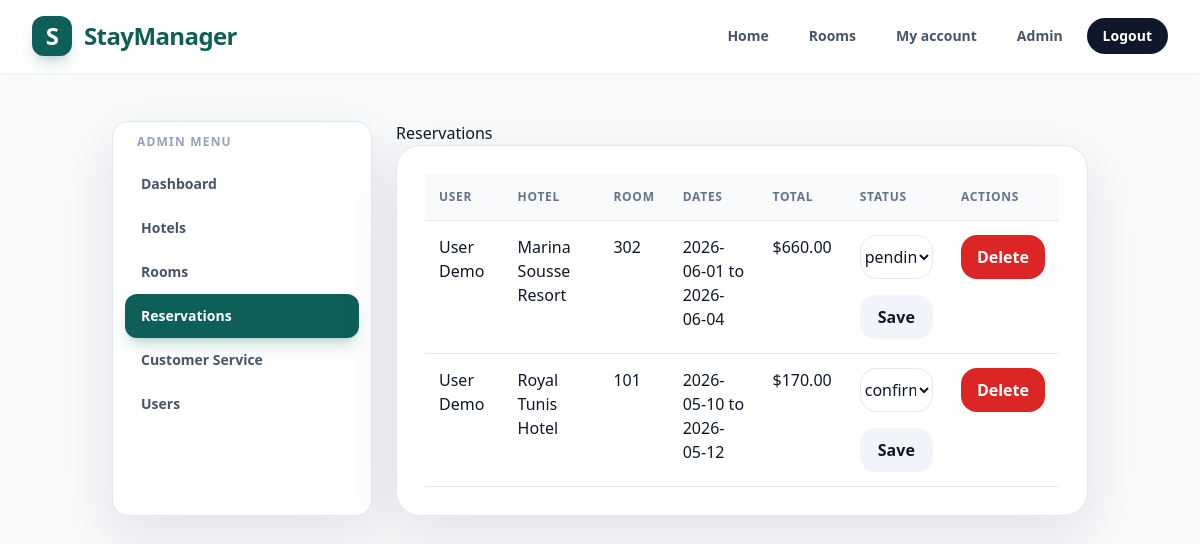
Screenshot of /admin/reservations.php (signed in) with the database file from the repository.
### tables this page shows
CREATE TABLE reservations (
    id INT AUTO_INCREMENT PRIMARY KEY,
    user_id INT NOT NULL,
    room_id INT NOT NULL,
    check_in DATE NOT NULL,
    check_out DATE NOT NULL,
    total_price DECIMAL(10, 2) NOT NULL,
    status ENUM('pending', 'confirmed', 'cancelled') NOT NULL DEFAULT 'pending',
    created_at TIMESTAMP DEFAULT CURRENT_TIMESTAMP,
    CONSTRAINT fk_reservations_user FOREIGN KEY (user_id) REFERENCES users(id) ON DELETE CASCADE,
    CONSTRAINT fk_reservations_room FOREIGN KEY (room_id) REFERENCES rooms(id) ON DELETE CASCADE
);

CREATE TABLE users (
    id INT AUTO_INCREMENT PRIMARY KEY,
    name VARCHAR(100) NOT NULL,
    email VARCHAR(150) NOT NULL UNIQUE,
    password VARCHAR(255) NOT NULL,
    role ENUM('admin', 'user') NOT NULL DEFAULT 'user',
    created_at TIMESTAMP DEFAULT CURRENT_TIMESTAMP
);

CREATE TABLE hotels (
    id INT AUTO_INCREMENT PRIMARY KEY,
    name VARCHAR(150) NOT NULL,
    city VARCHAR(100) NOT NULL,
    country VARCHAR(100) NOT NULL DEFAULT 'Tunisia',
    stars TINYINT NOT NULL DEFAULT 4,
    photo_url VARCHAR(500) NULL,
    address VARCHAR(255) NOT NULL,
    description TEXT NOT NULL,
    created_at TIMESTAMP DEFAULT CURRENT_TIMESTAMP
);

CREATE TABLE rooms (
    id INT AUTO_INCREMENT PRIMARY KEY,
    hotel_id INT NOT NULL,
    room_number VARCHAR(30) NOT NULL,
    type VARCHAR(80) NOT NULL,
    price DECIMAL(10, 2) NOT NULL,
    status ENUM('available', 'reserved', 'maintenance') NOT NULL DEFAULT 'available',
    unavailable_until DATE NULL,
    description TEXT NULL,
    amenities VARCHAR(255) NULL,
    created_at TIMESTAMP DEFAULT CURRENT_TIMESTAMP,
    CONSTRAINT fk_rooms_hotel FOREIGN KEY (hotel_id) REFERENCES hotels(id) ON DELETE CASCADE
);

### app/Core/helpers.php (called while the page is built, shortened)
<?php
function basePath(): string
{
    $scriptName = str_replace('\\', '/', $_SERVER['SCRIPT_NAME'] ?? '');
    $publicPosition = strpos($scriptName, '/public/');
    return '';
}
function url(string $path = ''): string
{
    $path = '/' . ltrim($path, '/');
    return basePath() . ($path === '/' ? '' : $path);
}
function isCurrentPath(string $path): bool
{
    $requestPath = parse_url($_SERVER['REQUEST_URI'] ?? '', PHP_URL_PATH) ?: '';
    return str_ends_with($requestPath, $path);
}
function e(?string $value): string
{
    return htmlspecialchars($value ?? '', ENT_QUOTES, 'UTF-8');
}

### app/Core/Session.php (called while the page is built, shortened)
<?php
class Session
{
    public static function get(string $key, mixed $default = null): mixed
    {
        return $_SESSION[$key] ?? $default;
    }
}

### app/Services/Auth.php (called while the page is built, shortened)
<?php
class Auth
{
    public static function user(): ?array
    {
        return Session::get('user');
    }
}

### app/Models/Reservation.php (called while the page is built, shortened)
<?php
class Reservation
{
    public function all(): array
    {
        $sql = 'SELECT reservations.*, users.name AS user_name, rooms.room_number, hotels.name AS hotel_name
                FROM reservations
                JOIN users ON users.id = reservations.user_id
                JOIN rooms ON rooms.id = reservations.room_id
                JOIN hotels ON hotels.id = rooms.hotel_id
                ORDER BY reservations.id DESC';
        return $this->db->query($sql)->fetchAll();
    }
}

### public/admin/reservations.php (the view, shortened to what this page needs)
<?php
require_once __DIR__ . '/../../app/bootstrap.php';
$reservationModel = new Reservation($db);
$reservations = $reservationModel->all();
require_once __DIR__ . '/../includes/header.php';
?>
<main class="container admin-layout">
    <?php require_once __DIR__ . '/includes/sidebar.php'; ?>
    <section>
        <h1>Reservations</h1>
        <section class="card">
            <div class="table-wrap">
                <table>
                    <thead><tr><th>User</th><th>Hotel</th><th>Room</th><th>Dates</th><th>Total</th><th>Status</th><th>Actions</th></tr></thead>
                    <tbody>
                        <?php foreach ($reservations as $reservation): ?>
                            <tr>
                                <td><?= e($reservation['user_name']) ?></td>
                                <td><?= e($reservation['hotel_name']) ?></td>
                                <td><?= e($reservation['room_number']) ?></td>
                                <td><?= e($reservation['check_in']) ?> to <?= e($reservation['check_out']) ?></td>
                                <td>$<?= number_format((float) $reservation['total_price'], 2) ?></td>
                                <td>
                                    <form class="form" method="post">
                                        <select name="status">
                                            <?php foreach (['pending', 'confirmed', 'cancelled'] as $status): ?>
                                                <option value="<?= $status ?>" <?= $reservation['status'] === $status ? 'selected' : '' ?>><?= $status ?></option>
                                            <?php endforeach; ?>
                                        </select>
                                        <button class="btn secondary" type="submit">Save</button>
                                    </form>
                                </td>
                                <td>
                                    <form class="inline-form" method="post">
                                        <button class="btn danger" type="submit">Delete</button>
                                    </form>
                                </td>
                            </tr>
                        <?php endforeach; ?>
                    </tbody>
                </table>
            </div>
        </section>
    </section>
</main>
<?php require_once __DIR__ . '/../includes/footer.php'; ?>

### public/includes/header.php (shortened to what this page needs)
<?php
$currentUser = Auth::user();
?>
<!DOCTYPE html>
<html lang="en">
<head>
    <script src="https://cdn.tailwindcss.com"></script>
    <link rel="stylesheet" href="<?= e(url('/assets/css/style.css')) ?>">
</head>
<body class="min-h-screen bg-slate-50 text-slate-900 antialiased">
<header class="sticky top-0 z-40 border-b border-white/70 bg-white/90 shadow-sm backdrop-blur">
    <nav class="mx-auto flex max-w-7xl flex-col gap-4 px-4 py-4 sm:px-6 lg:flex-row lg:items-center lg:justify-between lg:px-8">
        <a href="<?= e(url('/')) ?>" class="flex items-center gap-3 text-2xl font-black tracking-tight text-brand-600">
            <span class="grid h-10 w-10 place-items-center rounded-xl bg-brand-600 text-white shadow-lg shadow-brand-600/20">S</span>
            StayManager
        </a>
        <div class="flex flex-wrap items-center gap-2">
            <a href="<?= e(url('/')) ?>" class="rounded-full px-4 py-2 text-sm font-bold transition <?= isCurrentPath('/index.php') || isCurrentPath('/public/') ? 'bg-brand-600 text-white shadow-lg shadow-brand-600/20' : 'text-slate-600 hover:bg-slate-100 hover:text-slate-950' ?>">Home</a>
            <a href="<?= e(url('/rooms.php')) ?>" class="rounded-full px-4 py-2 text-sm font-bold transition <?= isCurrentPath('/rooms.php') ? 'bg-brand-600 text-white shadow-lg shadow-brand-600/20' : 'text-slate-600 hover:bg-slate-100 hover:text-slate-950' ?>">Rooms</a>
            <?php if ($currentUser): ?>
                <a href="<?= e(url('/dashboard.php')) ?>" class="rounded-full px-4 py-2 text-sm font-bold text-slate-600 transition hover:bg-slate-100 hover:text-slate-950">My account</a>
                <?php if (($currentUser['role'] ?? '') === 'admin'): ?>
                    <a href="<?= e(url('/admin/index.php')) ?>" class="rounded-full px-4 py-2 text-sm font-bold text-slate-600 transition hover:bg-slate-100 hover:text-slate-950">Admin</a>
                <?php endif; ?>
                <a href="<?= e(url('/logout.php')) ?>" class="rounded-full bg-slate-900 px-4 py-2 text-sm font-bold text-white transition hover:bg-slate-700">Logout</a>
            <?php endif; ?>
        </div>
    </nav>
</header>

### public/admin/includes/sidebar.php
<aside class="rounded-2xl border border-slate-200 bg-white p-3 shadow-soft">
    <p class="px-3 pb-3 text-xs font-black uppercase tracking-widest text-slate-400">Admin menu</p>
    <a href="<?= e(url('/admin/index.php')) ?>" class="block rounded-xl px-4 py-3 text-sm font-bold transition <?= basename($_SERVER['SCRIPT_NAME']) === 'index.php' ? 'bg-brand-600 text-white shadow-lg shadow-brand-600/20' : 'text-slate-600 hover:bg-slate-100 hover:text-slate-950' ?>">Dashboard</a>
    <a href="<?= e(url('/admin/hotels.php')) ?>" class="block rounded-xl px-4 py-3 text-sm font-bold transition <?= basename($_SERVER['SCRIPT_NAME']) === 'hotels.php' ? 'bg-brand-600 text-white shadow-lg shadow-brand-600/20' : 'text-slate-600 hover:bg-slate-100 hover:text-slate-950' ?>">Hotels</a>
    <a href="<?= e(url('/admin/rooms.php')) ?>" class="block rounded-xl px-4 py-3 text-sm font-bold transition <?= basename($_SERVER['SCRIPT_NAME']) === 'rooms.php' ? 'bg-brand-600 text-white shadow-lg shadow-brand-600/20' : 'text-slate-600 hover:bg-slate-100 hover:text-slate-950' ?>">Rooms</a>
    <a href="<?= e(url('/admin/reservations.php')) ?>" class="block rounded-xl px-4 py-3 text-sm font-bold transition <?= basename($_SERVER['SCRIPT_NAME']) === 'reservations.php' ? 'bg-brand-600 text-white shadow-lg shadow-brand-600/20' : 'text-slate-600 hover:bg-slate-100 hover:text-slate-950' ?>">Reservations</a>
    <a href="<?= e(url('/admin/customer-service.php')) ?>" class="block rounded-xl px-4 py-3 text-sm font-bold transition <?= basename($_SERVER['SCRIPT_NAME']) === 'customer-service.php' ? 'bg-brand-600 text-white shadow-lg shadow-brand-600/20' : 'text-slate-600 hover:bg-slate-100 hover:text-slate-950' ?>">Customer Service</a>
    <a href="<?= e(url('/admin/users.php')) ?>" class="block rounded-xl px-4 py-3 text-sm font-bold transition <?= basename($_SERVER['SCRIPT_NAME']) === 'users.php' ? 'bg-brand-600 text-white shadow-lg shadow-brand-600/20' : 'text-slate-600 hover:bg-slate-100 hover:text-slate-950' ?>">Users</a>
</aside>

### public/includes/footer.php
</body>
</html>

### public/assets/css/style.css (style rules this page uses)
:root { --brand: #0f766e; --brand-dark: #123735; --border: #e2e8f0; --text: #0f172a; --muted: #64748b; }
a { color: inherit; text-decoration: none; }
.container { margin: 0 auto; max-width: 1280px; padding: 48px 24px; }
.admin-layout { display: grid; gap: 24px; grid-template-columns: 260px minmax(0, 1fr); }
.card { background: #fff; border: 1px solid var(--border); border-radius: 24px; box-shadow: 0 20px 60px rgba(15, 23, 42, 0.10); padding: 28px; }
.btn { align-items: center; background: var(--brand); border: 0; border-radius: 16px; color: #fff; cursor: pointer; display: inline-flex; font-weight: 900; justify-content: center; min-height: 44px; padding: 10px 16px; transition: 0.2s ease; }
.btn.secondary { background: #f1f5f9; color: var(--text); }
.btn.danger { background: #dc2626; }
.form { display: grid; gap: 16px; }
input, select, textarea { background: #fff; border: 1px solid var(--border); border-radius: 16px; color: var(--text); font: inherit; margin-top: 6px; min-height: 44px; outline: none; padding: 10px 14px; transition: 0.2s ease; width: 100%; }
.table-wrap { overflow-x: auto; }
table { border-collapse: collapse; width: 100%; }
th, td { border-bottom: 1px solid var(--border); padding: 14px; text-align: left; vertical-align: top; }
th { background: #f8fafc; color: #64748b; font-size: 12px; font-weight: 900; letter-spacing: 0.06em; text-transform: uppercase; }
.inline-form { display: inline; }

### rows the page displays
reservations: user.name "User Demo", hotels.name "Marina Sousse Resort", room.room_number "302", check_in "2026-06-01", check_out "2026-06-04", total_price "660.00", status "pending"
reservations: user.name "User Demo", hotels.name "Royal Tunis Hotel", room.room_number "101", check_in "2026-05-10", check_out "2026-05-12", total_price "170.00", status "confirmed"
